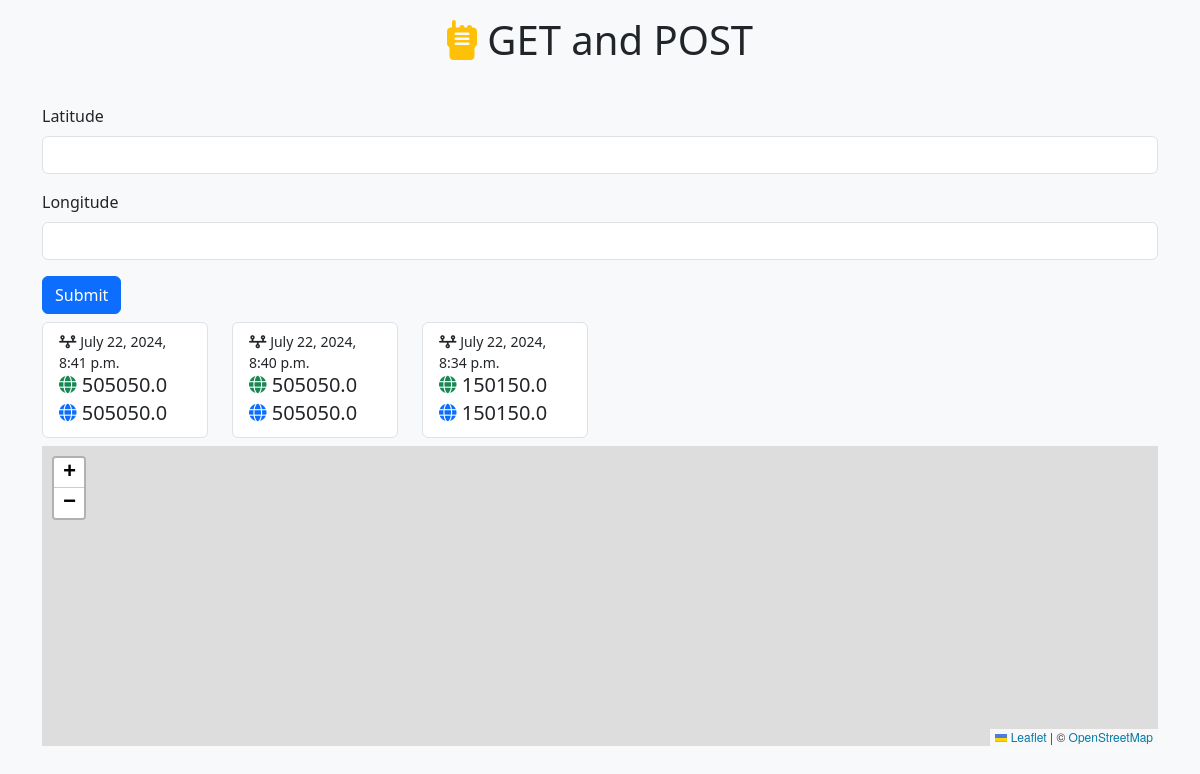
/, run on an earlier commit of the app's database.
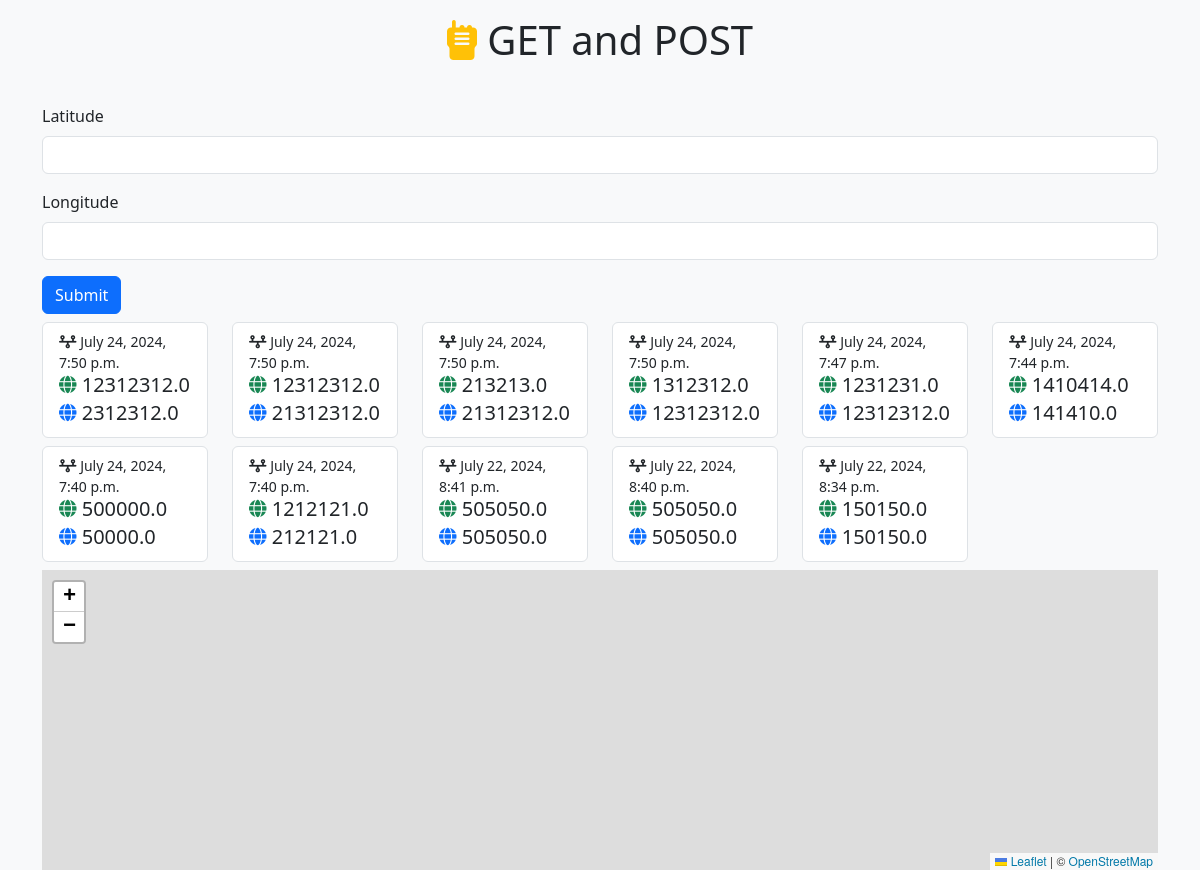
And on a later commit of the database.
### receive/models.py (models this page shows, shortened)
class GPSTracker(models.Model):
    timestamp = models.DateTimeField(auto_now=True)
    longitude = models.FloatField()
    latitude = models.FloatField()

### receive/views.py (the view)
# urls.py: path('', views.index, name='index'),
def index(request):
    gpsdata = GPSTracker.objects.all().order_by('-timestamp')
    context = {"gpsdata": gpsdata}
    return render(request, 'receive/index.html', context)

### receive/templates/receive/index.html (shortened to what this page needs)
{% extends 'base.html' %}
{% block content %}
  <div class="container">
    <div class="row mt-4">
      <div class="col">
        <form id="sendGPS" action="{% url 'receive_gps_data' %}" method="POST">
          <div class="mb-3">
            <label for="latitude" class="form-label">Latitude</label>
            <input type="number" class="form-control" id="latitude" step="any" name="latitude" required />
          </div>
          <div class="mb-3">
            <label for="longitude" class="form-label">Longitude</label>
            <input type="number" class="form-control" id="longitude" step="any" name="longitude" required />
          </div>
          <button type="submit" class="btn btn-primary">Submit</button>
        </form>
      </div>
    </div>
    <div class="row mt-2">
      {% for x in gpsdata %}
        <div class="col col-md-6 col-lg-4 col-xl-2 mb-2 h-100">
          <div class="list-group">
            <a href="#" class="list-group-item list-group-item-action api-received" aria-current="true" data-longitude="{{ x.longitude }}" data-latitude="{{ x.latitude }}">
              <div class="d-flex w-100 justify-content-between">
                <small><i class="fa-solid fa-timeline"></i> {{ x.timestamp }}</small>
              </div>
              <h5 class="mb-1"><i class="text-success fa-solid fa-globe fa-sm"></i> {{ x.longitude }}</h5>
              <h5 class="mb-1"><i class="text-primary fa-solid fa-globe fa-sm"></i> {{ x.latitude }}</h5>
            </a>
          </div>
        </div>
      {% endfor %}
    </div>
    <div class="row">
      <div class="col">
        <div id="map"></div>
      </div>
    </div>
  </div>
{% endblock %}

What changed in the data, as far as the page shows it:
added GPSTracker: timestamp "July 24, 2024, 7:50 p.m.", longitude "12312312.0", latitude "2312312.0"
added GPSTracker: timestamp "July 24, 2024, 7:50 p.m.", longitude "12312312.0", latitude "21312312.0"
added GPSTracker: timestamp "July 24, 2024, 7:50 p.m.", longitude "213213.0", latitude "21312312.0"
added GPSTracker: timestamp "July 24, 2024, 7:50 p.m.", longitude "1312312.0", latitude "12312312.0"
added GPSTracker: timestamp "July 24, 2024, 7:47 p.m.", longitude "1231231.0", latitude "12312312.0"
added GPSTracker: timestamp "July 24, 2024, 7:44 p.m.", longitude "1410414.0", latitude "141410.0"
added GPSTracker: timestamp "July 24, 2024, 7:40 p.m.", longitude "500000.0", latitude "50000.0"
added GPSTracker: timestamp "July 24, 2024, 7:40 p.m.", longitude "1212121.0", latitude "212121.0"
